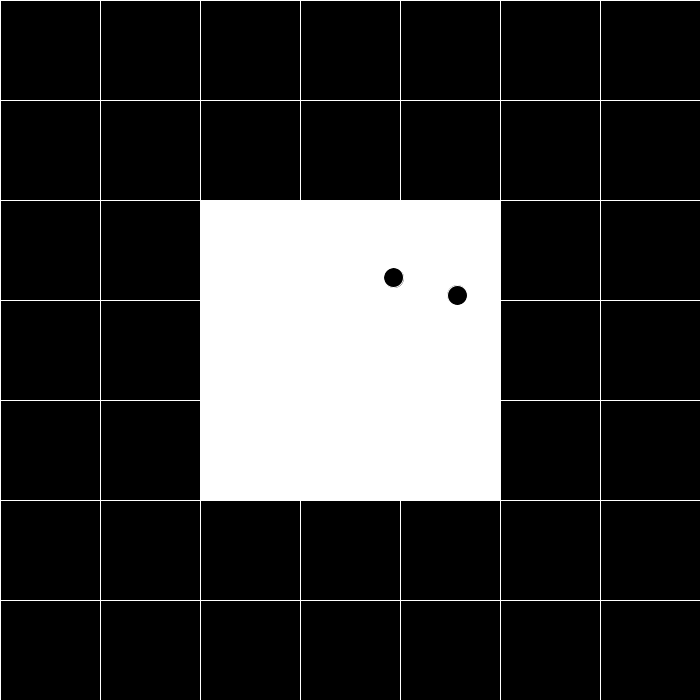
Frame 1 (no input)
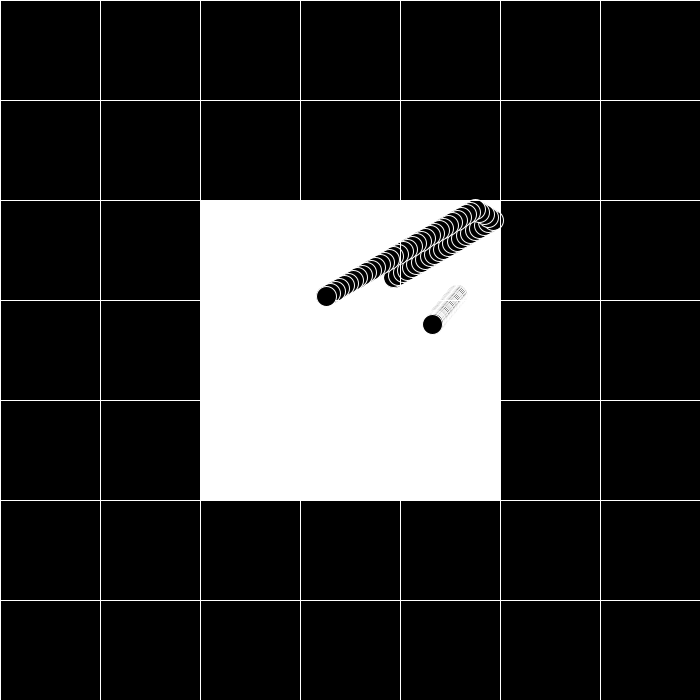
Frame 60 (the mouse pressed at the canvas centre just before this capture)
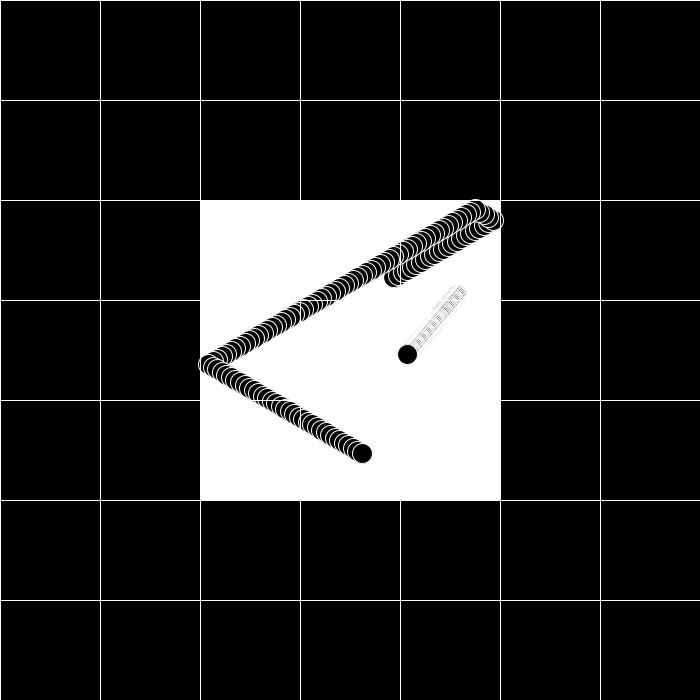
Frame 120 (the mouse held since frame 60 and released just before this capture)

The Processing sketch that drew these frames (run headless with seeded random() and noise(); from frame 60 on, the mouse is pressed at the canvas centre):

// Processing sketch: depart
// ── depart.pde
float cellSizeX, cellSizeY;
float rows, columns;
float ball1x, ball1y;
float b1sx, b1sy;
int ball1Size;
float ball2x, ball2y;
float b2sx, b2sy;
int ball2Size;

void setup(){
  size(700,700);
  background(0);
  
  fill(255);
  rect(200,200,300,300);
  
  rows = 7;
  columns = 7;
  cellSizeX = width/columns;
  cellSizeY = height/rows;
 
  
  ball1Size = 20;
  ball1x = random(200, 500);
  ball1y = random(200, 500);
  b1sx = random(-5,5);
  b1sy = random(-5,5);
  
  ball2Size = 20;
  ball2x = random(200, 500);
  ball2y = random(200, 500);
  b2sx = random(-5,5);
  b2sy = random(-5,5);
  
}

void draw(){
  drawGrid();
  fill(0,0,0);
 
  ellipse(ball1x, ball1y, ball1Size, ball1Size);
  ball1x = ball1x + b1sx;
  
  ellipse(ball2x, ball2y, ball2Size, ball2Size);
  ball1y = ball1y + b1sy;

  ball2x = ball2x + b2sx;
  ball2y = ball2y + b2sy;
  
  //check for collisions with walls ball 1
  if(ball1x <= 210 || ball1x >= 490){
    b1sx = b1sx*-1;
  }
  
  if(ball1y <= 210 || ball1y >= 490){
    b1sy = b1sy*-1;
  }
  
  if(ball2x <= 210 || ball2x >= 490){
    b2sx = b2sx*-1;
  }
  
  if(ball2y <= 210 || ball2y >= 490){
    b2sy = b2sy*-1;
  }
  
}

void drawGrid() {
  stroke(255);
  for (int x=0; x<width; x+=cellSizeX) {
    line(x, 0, x, height);
  }
  for (int y=0; y<height; y+=cellSizeY) {
    line(0, y, width, y);
  }
}
